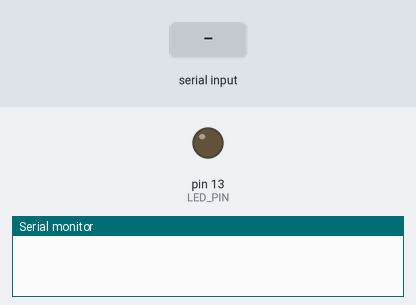
Simulated run of this sketch. Board: Arduino Uno, built with avr-gcc and run on an emulated ATmega328P. Parts: output pins drawn as LEDs (lit = HIGH), the last lines printed to the serial monitor. Dashed ring = blinking. The test bench sets the inputs (shaded band).

Above: at 0.05 s.
1.3 s: "1\n" received over Serial
At 2.2 s:
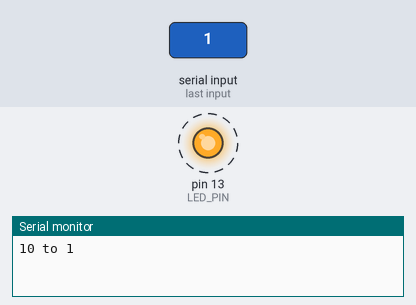
Timing chart, 0 to 10.3 s (numbered marks = the images above; inputs shaded):
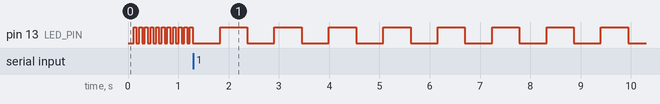

Measured:
- after the input at 1.3 s, pin 13 (LED_PIN): alternates HIGH for 0.54 s and LOW for 0.54 s, starting after 0.53 s
- by itself, pin 13 (LED_PIN): alternates HIGH for 0.06 s and LOW for 0.06 s

The sketch:

Control_LED_Blinking.ino
```cpp
/**
 *  Control_LED_Blinking
 *
 *  Controls how many times per second an LED flashes. Flashes
 *  10 time a second by default. The LED is controlled by serial
 *  in and reports back via serial out when the blinkRate is
 *  updated. The value of light must blink at least 1 time a second.
 *
 *  Serial Encoding:
 *  21 - MAX, 21 times a second
 *  9 - increase to 9
 *  8 - increase to 8
 *  ...
 *  4 - increase to 4
 *  3 - increase to 3
 *  ...
 *  1 - Flashes 1 time a second
 *
 *  To view the Serial Monitor:
 *  Control + Shift + M or Tools > Serial Monitor
 *
 *  Created 18 October 2015
 *  Logan Rickert
 */

// Defines the ASCII 0 offset.
const int ASCII_0_OFFSET = 48;

const int ON = 1;
const int OFF = 0;

// Tells the program if a new line has come in on serial
int newLine;

// Tells the program what the entire number that came in on serial was.
int lineNumber;

// The pin the LED is connected too.
const int LED_PIN = 13;

// How fast the LED blinks per minute.
int blinkRate;

// How many miliseconds have we waited since last blink.
// We can't just wait(blinkRate) because we have to check
// the serial every milisecond for new input to remove
// extreme latency.
int currentBlinkDelayCount;

// If the LED should be on or off.
int switchPos;

/**
 *  This is the first method to run. Runs only once, at the
 *  start of the program.

 *  Sets LED_PIN's mode to OUTPUT.
 */
void setup() {
  // Initializes digital pin LED_PIN as an output.
  pinMode(LED_PIN, OUTPUT);

  blinkRate = 10;
  currentBlinkDelayCount = 0;
  switchPos = ON;

  // Sets up the Serial libray at 9600 bps (bits per second).
  Serial.begin(9600);

  // There are no new complete numbers from serial yet.
  newLine = 0;
  lineNumber = 0;
}

/**
 *  This method is called directly after setup() and
 *  is called forever as soon as it finishes.

 *  Causes the LED on LED_PIN to blink 1 / blinkRate per second.
 */
void loop() {
  // Checks if any new serial data has come through.
  // If so, change @blinkRate.
  // Args: &rate, offset, modifier
  updateRate(blinkRate, 0, 1);

  // Makes the LED flash for 1 blinkRate of a second.
  switchPos = updateLED(LED_PIN, 1000.0 / blinkRate, switchPos);

  // Hold updateLED by 1 milisecond.
  delay(1);
}

/**
 *  Changes the @rate value that is passed in if
 *  a new value has been read in from serial. Value is
 *  clamped to [0-9]. The value of @rate will never go
 *  below 1.

 *  @rate - The value to change if a new number has been
 *  passed in through serial.
 *  @offset - Offsets the number added to rate
 *  @modifier - Multipies the delta * offset
 */
void updateRate(int &rate, int offset, int modifier) {
  // Check to see if there is a new number at serial we haven't
  // read in yet.
  if (Serial.available() > 0) {
    getLineNumberFromSerial();
  }

  // Check if a new number from serial has been read in.
  if (newLine) {
    // Get number from serial and ensure number is between 1
    // and 21. (1 and 21 are arbitrary. Based on [-1 to 1] range of
    // controller axis input.
    int delta = clamp(lineNumber, 1, 21);

    Serial.print(rate);

    rate = ((delta + offset) * modifier);

    Serial.print(" to ");
    Serial.println(rate);

    // Reset the values.
    newLine = 0;
    lineNumber = 0;
  }
}

/**
 *  Gets the entire number passed in through serial, ending in a newline.
 *  Sets newLine equal to 1 once the entire number has been read in.
 *  The entire number is stored in lineNumber.
 */
void getLineNumberFromSerial() {
  if (Serial.available() > 0) {
    char character = Serial.read();

    // If we have reached the end of the line.
    if (character == '\n') {
      Serial.println(character);
      newLine = 1;
    } else {
      // Make room for new number
      lineNumber *= 10;
      // Add number to end of lineNumber.
      lineNumber += (character - ASCII_0_OFFSET);
    }
  }
}

/**
 *  If the number is greater than HIGH or less than LOW, the
 *  number is clamped to HIGH or LOW and returned.

 *  @number - The number to be clamped and returned.
 *  @high - The upper limit of the number.
 *  @low - The lower limit of the number.
 */
int clamp(int number, int low, int high) {
  if (number > high) number = high;
  if (number < low) number = low;
  return number;
}

/**
 *  blink asserts @pin high for half of @assertTime,
 *  then asserts @pin low for the second half of @assertTime.

 *  @pin - The pin to assert high for assertTime / 2,
 *  then assert low for assertTime / 2.
 *  @assertTime - How long the LED should be asserted for,
 *  measured in seconds.
 *  @switchState - If the LED should be on or off.
 *  @return - The new state of the switch.
 */
int updateLED(int pin, float assertTime, int switchState) {
  // If we have held ON or OFF half of the total assert time, switch.
  if (currentBlinkDelayCount > assertTime / 2.0) {
    switchState = (switchState + 1) % 2;
    currentBlinkDelayCount = 0;
    if (switchState == ON) {
      digitalWrite(pin, HIGH);
    } else {
      digitalWrite(pin, LOW);
    }
  } else {
    currentBlinkDelayCount++;
  }

  return switchState;
}
```
